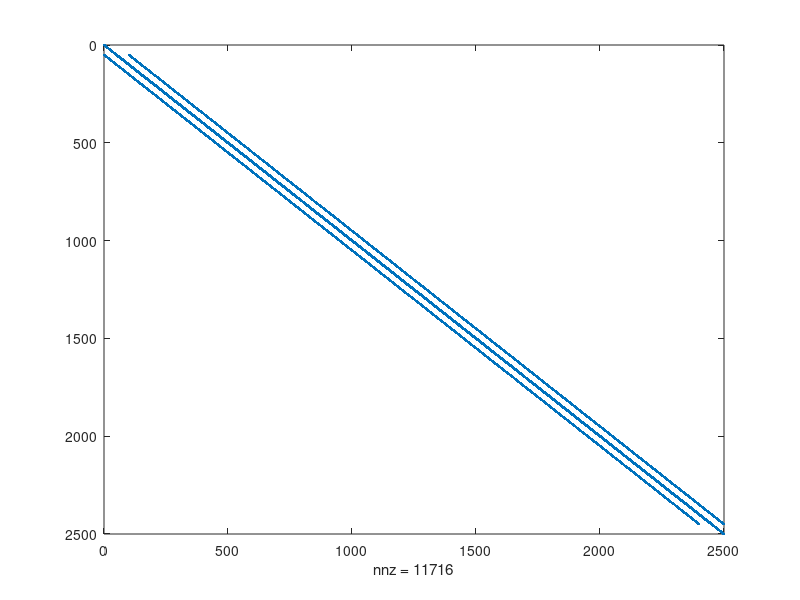
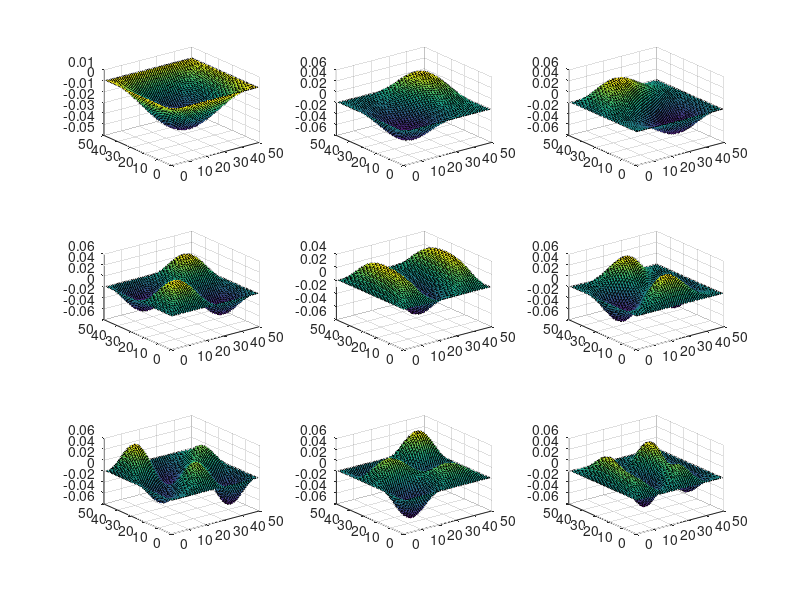

Write MATLAB code to recreate these figures, in order.
close all
clear 
clc

nx = 50;
ny = 50;

G = sparse(nx*ny,nx*ny);

    
for i = 1:nx
   for j = 1:ny
       n = j + (i-1)*ny;
        
        if i == 1 || i == nx ||j == 1 || j == ny
            G(n, :) = 0;
            G(n, n) = 1;
        else
            G(n, n) = -4;
            G(n, n-1) = 1;
            G(n, n+1) = 1;
            G(n, n-ny) = 1;
            G(n, n+ny) = 1;
        end
    end
end
figure(1) 
spy(G)
[E, D] = eigs(G, 9, 'SM');

newE = zeros(nx, ny, 9);
figure(2)

for m = 1:9
   newE(:, :, m) = reshape(E(:, m), nx, ny);
   subplot(3, 3, m)
   surf(newE(:, :, m))
end